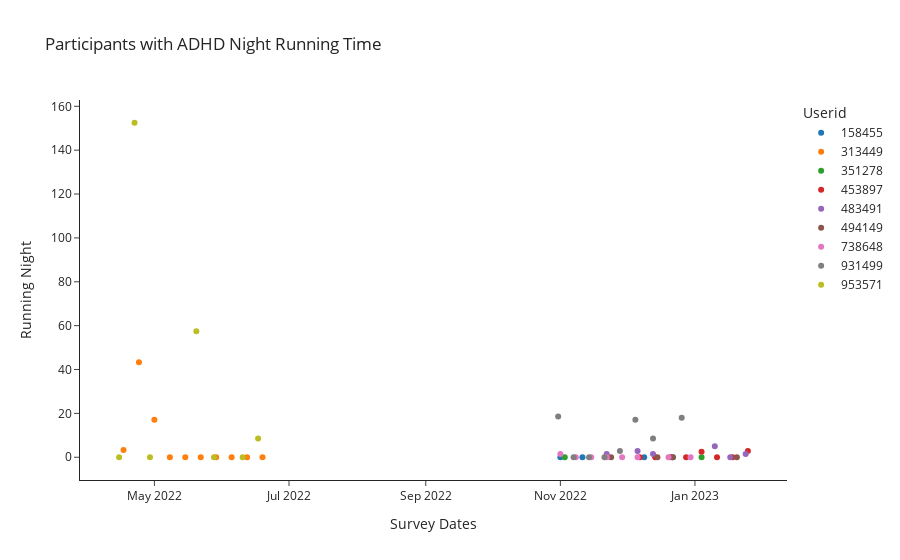

Notebook source saved alongside this figure:
### Code cell
fig = px.scatter(dfADHD, 
                 x = 'Survey Dates',
                 y = 'Running Night',
                 template = 'simple_white', 
                hover_name = 'Userid', 
                 color = 'Userid',
                 labels = {"Still Morning": "Night Running (min)"},
                 title= "Participants with ADHD Night Running Time")

fig.show()

# fig.update_xaxes(tickangle = 30)

# fig.show()

### Figure 1 — Plotly figure (JSON) as saved in the notebook; plotly's stock layout.template omitted (floating-point values rounded to 4 significant figures)
{"data": [{"hovertemplate": "<b>%{hovertext}</b><br><br>Userid=158455<br>Survey Dates=%{x}<br>Running Night=%{y}<extra></extra>", "hovertext": [158455, 158455, 158455, 158455], "legendgroup": "158455", "marker": {"color": "#1F77B4", "symbol": "circle"}, "mode": "markers", "name": "158455", "orientation": "v", "showlegend": true, "type": "scatter", "x": ["2022-11-01", "2022-11-11", "2022-12-09", "2022-12-22"], "xaxis": "x", "y": [0, 0, 0, 0], "yaxis": "y"}, {"hovertemplate": "<b>%{hovertext}</b><br><br>Userid=313449<br>Survey Dates=%{x}<br>Running Night=%{y}<extra></extra>", "hovertext": [313449, 313449, 313449, 313449, 313449, 313449, 313449, 313449, 313449, 313449], "legendgroup": "313449", "marker": {"color": "#FF7F0E", "symbol": "circle"}, "mode": "markers", "name": "313449", "orientation": "v", "showlegend": true, "type": "scatter", "x": ["2022-04-17", "2022-04-24", "2022-05-01", "2022-05-08", "2022-05-15", "2022-05-22", "2022-05-29", "2022-06-05", "2022-06-12", "2022-06-19"], "xaxis": "x", "y": [3.333, 43.33, 17.14, 0, 0, 0, 0, 0, 0, 0], "yaxis": "y"}, {"hovertemplate": "<b>%{hovertext}</b><br><br>Userid=351278<br>Survey Dates=%{x}<br>Running Night=%{y}<extra></extra>", "hovertext": [351278, 351278], "legendgroup": "351278", "marker": {"color": "#2CA02C", "symbol": "circle"}, "mode": "markers", "name": "351278", "orientation": "v", "showlegend": true, "type": "scatter", "x": ["2022-11-03", "2023-01-04"], "xaxis": "x", "y": [0, 0], "yaxis": "y"}, {"hovertemplate": "<b>%{hovertext}</b><br><br>Userid=453897<br>Survey Dates=%{x}<br>Running Night=%{y}<extra></extra>", "hovertext": [453897, 453897, 453897, 453897, 453897, 453897, 453897, 453897], "legendgroup": "453897", "marker": {"color": "#D62728", "symbol": "circle"}, "mode": "markers", "name": "453897", "orientation": "v", "showlegend": true, "type": "scatter", "x": ["2022-12-07", "2022-12-14", "2022-12-21", "2022-12-28", "2023-01-04", "2023-01-11", "2023-01-18", "2023-01-25"], "xaxis": "x", "y": [0, 0, 0, 0, 2.5, 0, 0, 2.857], "yaxis": "y"}, {"hovertemplate": "<b>%{hovertext}</b><br><br>Userid=483491<br>Survey Dates=%{x}<br>Running Night=%{y}<extra></extra>", "hovertext": [483491, 483491, 483491, 483491, 483491, 483491], "legendgroup": "483491", "marker": {"color": "#9467BD", "symbol": "circle"}, "mode": "markers", "name": "483491", "orientation": "v", "showlegend": true, "type": "scatter", "x": ["2022-11-22", "2022-12-06", "2022-12-13", "2023-01-10", "2023-01-17", "2023-01-24"], "xaxis": "x", "y": [1.429, 2.857, 1.429, 5, 0, 1.429], "yaxis": "y"}, {"hovertemplate": "<b>%{hovertext}</b><br><br>Userid=494149<br>Survey Dates=%{x}<br>Running Night=%{y}<extra></extra>", "hovertext": [494149, 494149, 494149, 494149], "legendgroup": "494149", "marker": {"color": "#8C564B", "symbol": "circle"}, "mode": "markers", "name": "494149", "orientation": "v", "showlegend": true, "type": "scatter", "x": ["2022-11-24", "2022-12-15", "2022-12-22", "2023-01-20"], "xaxis": "x", "y": [0, 0, 0, 0], "yaxis": "y"}, {"hovertemplate": "<b>%{hovertext}</b><br><br>Userid=738648<br>Survey Dates=%{x}<br>Running Night=%{y}<extra></extra>", "hovertext": [738648, 738648, 738648, 738648, 738648, 738648, 738648, 738648], "legendgroup": "738648", "marker": {"color": "#E377C2", "symbol": "circle"}, "mode": "markers", "name": "738648", "orientation": "v", "showlegend": true, "type": "scatter", "x": ["2022-11-01", "2022-11-08", "2022-11-15", "2022-11-22", "2022-11-29", "2022-12-06", "2022-12-20", "2022-12-30"], "xaxis": "x", "y": [1.429, 0, 0, 0, 0, 0, 0, 0], "yaxis": "y"}, {"hovertemplate": "<b>%{hovertext}</b><br><br>Userid=931499<br>Survey Dates=%{x}<br>Running Night=%{y}<extra></extra>", "hovertext": [931499, 931499, 931499, 931499, 931499, 931499, 931499, 931499], "legendgroup": "931499", "marker": {"color": "#7F7F7F", "symbol": "circle"}, "mode": "markers", "name": "931499", "orientation": "v", "showlegend": true, "type": "scatter", "x": ["2022-10-31", "2022-11-07", "2022-11-14", "2022-11-21", "2022-11-28", "2022-12-05", "2022-12-13", "2022-12-26"], "xaxis": "x", "y": [18.57, 0, 0, 0, 2.857, 17.14, 8.571, 18], "yaxis": "y"}, {"hovertemplate": "<b>%{hovertext}</b><br><br>Userid=953571<br>Survey Dates=%{x}<br>Running Night=%{y}<extra></extra>", "hovertext": [953571, 953571, 953571, 953571, 953571, 953571, 953571], "legendgroup": "953571", "marker": {"color": "#BCBD22", "symbol": "circle"}, "mode": "markers", "name": "953571", "orientation": "v", "showlegend": true, "type": "scatter", "x": ["2022-04-15", "2022-04-22", "2022-04-29", "2022-05-20", "2022-05-28", "2022-06-10", "2022-06-17"], "xaxis": "x", "y": [0, 152.5, 0, 57.5, 0, 0, 8.571], "yaxis": "y"}], "layout": {"legend": {"title": {"text": "Userid"}, "tracegroupgap": 0}, "title": {"text": "Participants with ADHD Night Running Time"}, "xaxis": {"anchor": "y", "domain": [0, 1], "title": {"text": "Survey Dates"}}, "yaxis": {"anchor": "x", "domain": [0, 1], "title": {"text": "Running Night"}}}}
